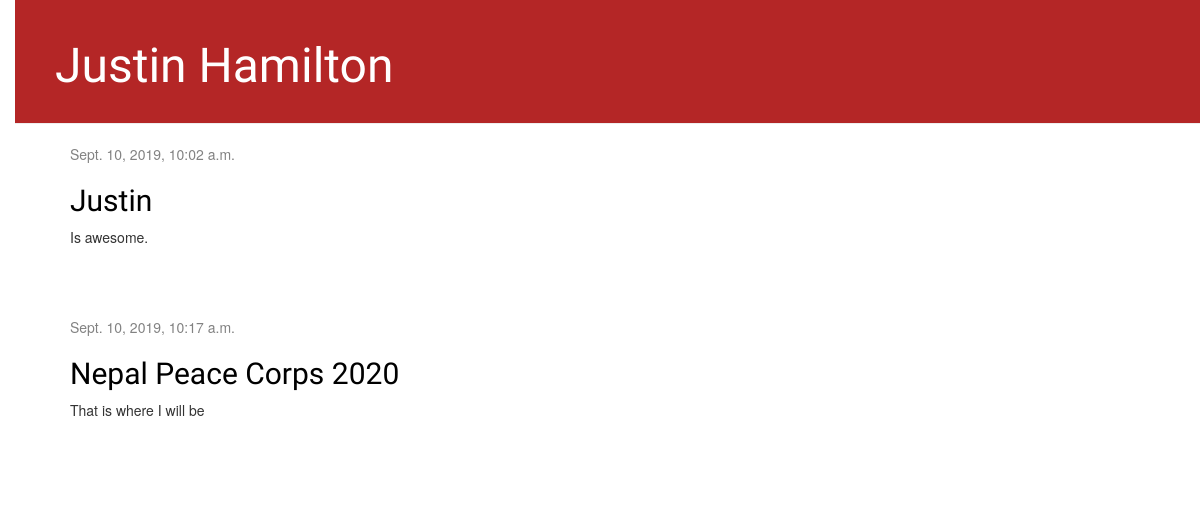
The app's page /, older data.
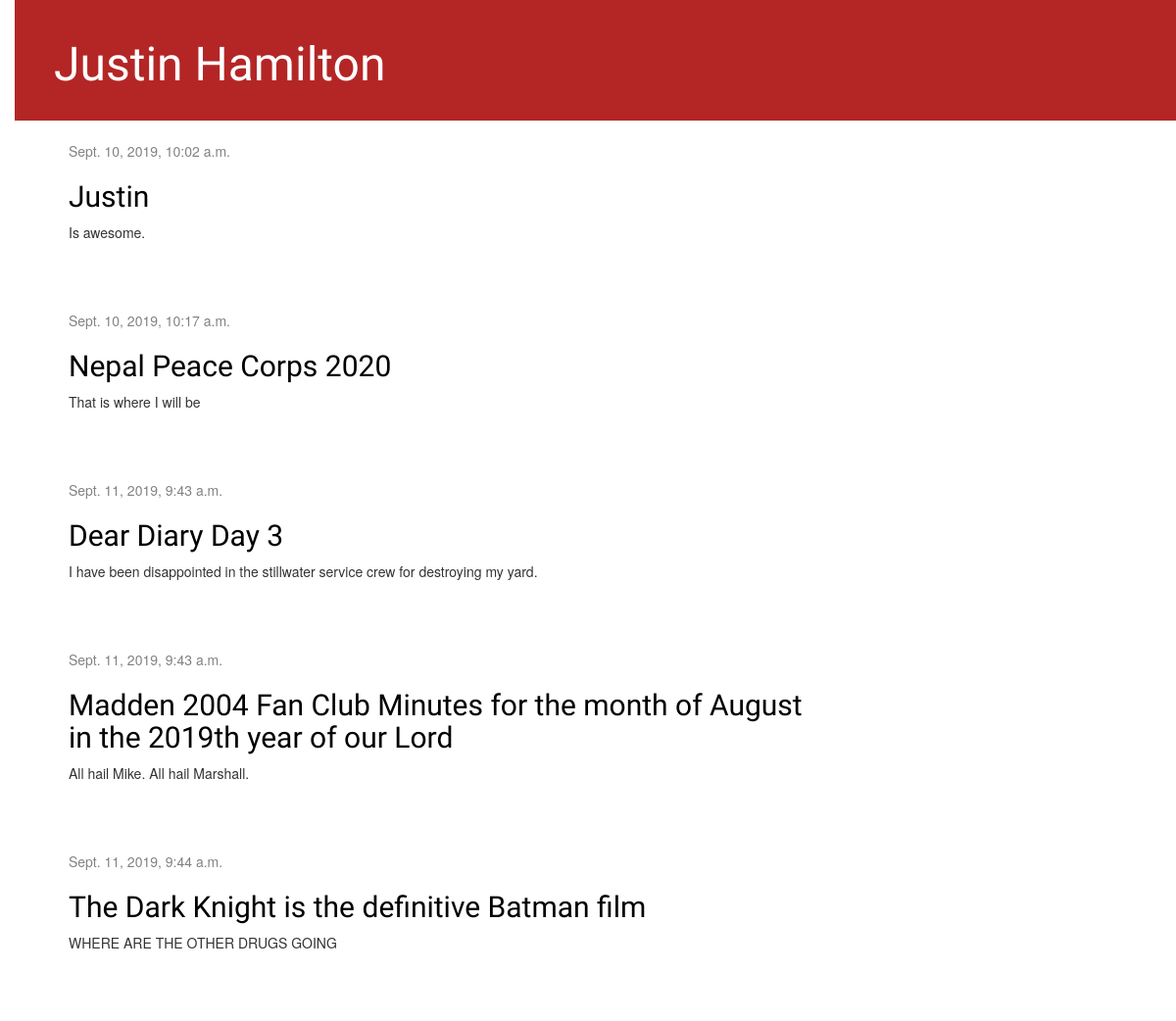
The same page, newer data.
### blog/models.py (models this page shows, shortened)
class Post(models.Model):
    author = models.ForeignKey(settings.AUTH_USER_MODEL, on_delete=models.CASCADE)
    title = models.CharField(max_length=200)
    text = models.TextField()
    created_date = models.DateTimeField(default=timezone.now)
    published_date = models.DateTimeField(blank=True, null=True)

### blog/views.py (the view)
# urls.py: path('', views.post_list, name='post_list'),
def post_list(request):
    posts = Post.objects.filter(published_date__lte=timezone.now()).order_by('published_date')
    return render(request, 'blog/post_list.html', {'posts':posts})

### blog/templates/blog/post_list.html
{% extends 'blog/base.html' %}
{% block content %}
    {% for post in posts %}
        <div class="post">
            <div class="date">
                {{ post.published_date }}
            </div>
            <h2><a href="{% url 'post_detail' pk=post.pk %}">{{ post.title }}</a></h2>
            <p>{{ post.text|linebreaksbr }}</p>
        </div>
    {% endfor %}
{% endblock %}

Row changes from the older to the newer data that the page shows:
now on this page (row edited): Post: published_date "Sept. 11, 2019, 9:43 a.m.", title "Dear Diary Day 3", text "I have been disappointed in the stillwater service crew for destroying my yard."
now on this page (row edited): Post: published_date "Sept. 11, 2019, 9:43 a.m.", title "Madden 2004 Fan Club Minutes for the month of August in the 2019th year of our Lord", text "All hail Mike. All hail Marshall."
now on this page (row edited): Post: published_date "Sept. 11, 2019, 9:44 a.m.", title "The Dark Knight is the definitive Batman film", text "WHERE ARE THE OTHER DRUGS GOING"
